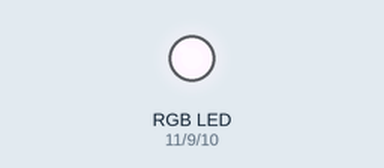
Recording of a sketch running on a simulated Arduino Uno, built with avr-gcc and run on an emulated ATmega328P. On the bench: an RGB LED mixed from three pins (HIGH = lit).

Above: at 0.15 s.
At 2.58 s:
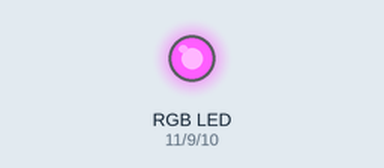
At 7.15 s:
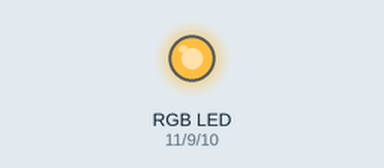
At 14.45 s:
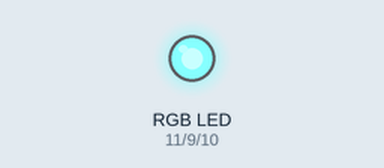
At 25.13 s:
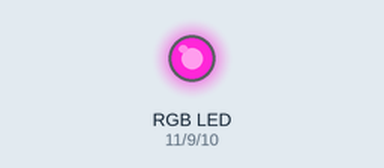
At 35.78 s:
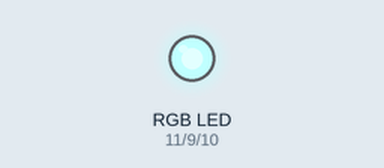
Timing chart, 0 to 38.3 s (numbered marks = the images above):
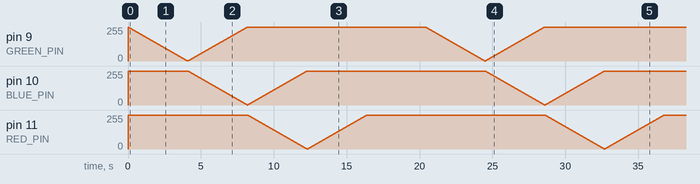

The sketch:

MindfulBreath.ino
```cpp
// Ορισμός των pins σύμφωνα με τη δική σου συνδεσμολογία:
const int GREEN_PIN = 9;
const int BLUE_PIN = 10;
const int RED_PIN = 11;

void setup() {
  pinMode(RED_PIN, OUTPUT);
  pinMode(GREEN_PIN, OUTPUT);
  pinMode(BLUE_PIN, OUTPUT);

  // Αρχικό σβήσιμο όλων (255 = Σβηστό στην Κοινή Άνοδο)
  analogWrite(RED_PIN, 255);
  analogWrite(GREEN_PIN, 255);
  analogWrite(BLUE_PIN, 255);
}

void loop() {
  // 1. ΕΙΣΠΝΟΗ (Fade In σε ΠΡΑΣΙΝΟ) - Διάρκεια: ~4 δευτερόλεπτα
  analogWrite(RED_PIN, 255);
  analogWrite(BLUE_PIN, 255);
  for (int b = 0; b <= 255; b++) {
    analogWrite(GREEN_PIN, 255 - b); // Το Πράσινο ΑΝΑΒΕΙ σταδιακά
    delay(16);
  }

  // 2. ΚΡΑΤΗΜΑ (Το Πράσινο ΣΒΗΝΕΙ απαλά και το Μπλε ΑΝΑΒΕΙ απαλά) - Διάρκεια: ~4 δευτερόλεπτα
  analogWrite(RED_PIN, 255);
  for (int b = 0; b <= 255; b++) {
    analogWrite(GREEN_PIN, b);       // Το Πράσινο ΣΒΗΝΕΙ σταδιακά (πάει στο 255)
    analogWrite(BLUE_PIN, 255 - b);  // Το Μπλε ΑΝΑΒΕΙ σταδιακά (πάει στο 0)
    delay(16);
  }

  // 3. ΕΚΠΝΟΗ (Το Μπλε ΣΒΗΝΕΙ απαλά και το Κόκκινο ΑΝΑΒΕΙ απαλά) - Διάρκεια: ~4 δευτερόλεπτα
  analogWrite(GREEN_PIN, 255);
  for (int b = 0; b <= 255; b++) {
    analogWrite(BLUE_PIN, b);       // Το Μπλε ΣΒΗΝΕΙ σταδιακά
    analogWrite(RED_PIN, 255 - b);  // Το Κόκκινο ΑΝΑΒΕΙ σταδιακά
    delay(16);
  }

  // 4. ΚΡΑΤΗΜΑ ΜΕ ΑΔΕΙΑ ΠΝΕΥΜΟΝΙΑ (Το Κόκκινο ΣΒΗΝΕΙ απαλά) - Διάρκεια: ~4 δευτερόλεπτα
  analogWrite(GREEN_PIN, 255);
  analogWrite(BLUE_PIN, 255);
  for (int b = 0; b <= 255; b++) {
    analogWrite(RED_PIN, b);        // Το Κόκκινο ΣΒΗΝΕΙ σταδιακά
    delay(16);
  }

  // Μικρή παύση 4 δευτερολέπτων με όλα σβηστά πριν ξεκινήσει ο επόμενος κύκλος
  analogWrite(RED_PIN, 255);
  analogWrite(GREEN_PIN, 255);
  analogWrite(BLUE_PIN, 255);
  delay(4000);
}
```
